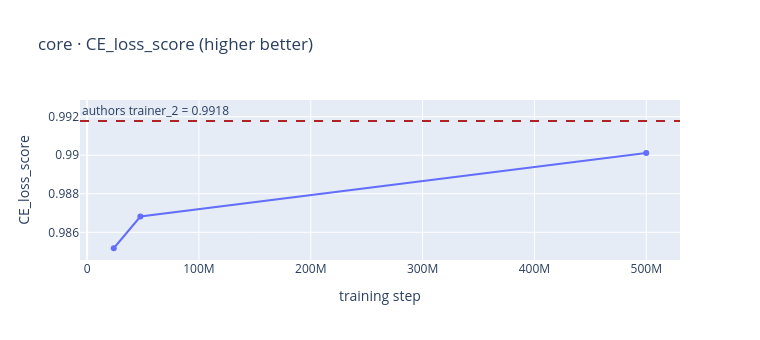
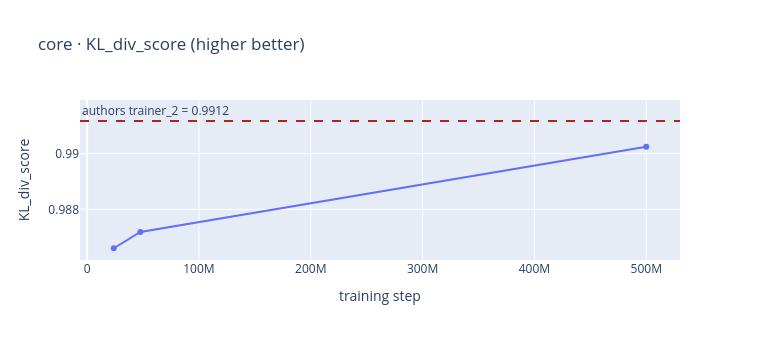
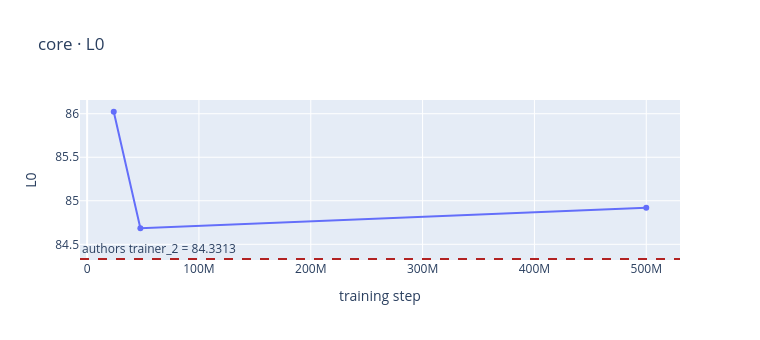
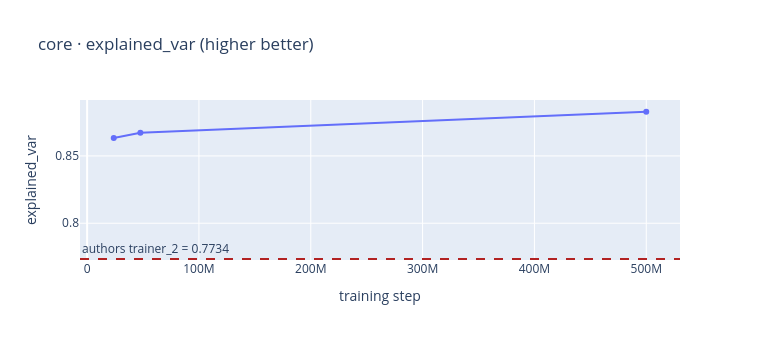

The cell these charts' notebook holds for them, in order:
### Markdown cell above
## 6. Metrics across training checkpoints

Only meaningful if you ran `CHECKPOINTS=all` (or a step list). Each metric is
plotted against the training step with **one line per precision** (FP8 / FP16),
and the dashed line is the author's final value (trainer_2). This shows whether
FP8 and FP16 track each other throughout training and where each lands vs the
published baseline. (The FP8 run uses `--n-checkpoints 20`; eval it with
`CHECKPOINTS=all RUN_DIR=results/saebench_gemma_fp8 ./eval_saebench.sh`.)

### Code cell
max_ckpts = max(df["step"].nunique() for df in ours_by_prec.values())
if max_ckpts <= 1:
    print("Only one checkpoint per run evaluated — re-run eval_saebench.sh with "
          "CHECKPOINTS=all to populate this section.\n"
          "(Requires a training run WITH intermediate checkpoints, e.g.\n"
          "   N_CHECKPOINTS=20 WIDTHS=65536 KS=80 ./train_saebench.sh\n"
          " then CHECKPOINTS=all RUN_DIR=results/saebench_gemma_fp8te ./eval_saebench.sh )")
else:
    # One trace per precision (FP8 TE, BF16) + the authors' final value as a dashed line.
    metrics = sorted(set().union(*[
        set(df[["eval_type", "metric"]].itertuples(index=False, name=None))
        for df in ours_by_prec.values()]))
    for eval_type, metric in metrics:
        fig = go.Figure()
        plotted = False
        for label, df in ours_by_prec.items():
            sub = (df[(df.eval_type == eval_type) & (df.metric == metric)]
                   .dropna(subset=["value"]).sort_values("step"))
            if sub.empty:
                continue
            fig.add_trace(go.Scatter(x=sub["step"], y=sub["value"],
                                     mode="lines+markers", name=label))
            plotted = True
        if not plotted:
            continue
        auth_val = auth_idx.get((eval_type, metric)) if not authors.empty else None
        if auth_val is not None:
            fig.add_hline(y=auth_val, line_dash="dash", line_color="firebrick",
                          annotation_text=f"authors trainer_{trainer} = {auth_val:.4f}",
                          annotation_position="top left")
        hib = HIGHER_IS_BETTER.get(metric)
        better = {True: " (higher better)", False: " (lower better)"}.get(hib, "")
        fig.update_layout(title=f"{eval_type} · {metric}{better}",
                          height=340, width=760, legend_title="",
                          xaxis_title="training step", yaxis_title=metric)
        fig.show()

### Figure 1 — Plotly figure (JSON) as saved in the notebook; plotly's stock layout.template omitted (floating-point values rounded to 4 significant figures)
{"data": [{"mode": "lines+markers", "name": "FP16 (ours)", "type": "scatter", "x": [23810048, 47620096, 499998720], "y": [0.9852, 0.9868, 0.9901]}], "layout": {"annotations": [{"showarrow": false, "text": "authors trainer_2 = 0.9918", "x": 0, "xanchor": "left", "xref": "x domain", "y": 0.9918, "yanchor": "bottom", "yref": "y"}], "height": 340, "legend": {"title": {"text": ""}}, "shapes": [{"line": {"color": "firebrick", "dash": "dash"}, "type": "line", "x0": 0, "x1": 1, "xref": "x domain", "y0": 0.9918, "y1": 0.9918, "yref": "y"}], "title": {"text": "core · CE_loss_score (higher better)"}, "width": 760, "xaxis": {"title": {"text": "training step"}}, "yaxis": {"title": {"text": "CE_loss_score"}}}}

### Figure 2 — Plotly figure (JSON) as saved in the notebook; plotly's stock layout.template omitted (floating-point values rounded to 4 significant figures)
{"data": [{"mode": "lines+markers", "name": "FP16 (ours)", "type": "scatter", "x": [23810048, 47620096, 499998720], "y": [0.9866, 0.9872, 0.9902]}], "layout": {"annotations": [{"showarrow": false, "text": "authors trainer_2 = 0.9912", "x": 0, "xanchor": "left", "xref": "x domain", "y": 0.9912, "yanchor": "bottom", "yref": "y"}], "height": 340, "legend": {"title": {"text": ""}}, "shapes": [{"line": {"color": "firebrick", "dash": "dash"}, "type": "line", "x0": 0, "x1": 1, "xref": "x domain", "y0": 0.9912, "y1": 0.9912, "yref": "y"}], "title": {"text": "core · KL_div_score (higher better)"}, "width": 760, "xaxis": {"title": {"text": "training step"}}, "yaxis": {"title": {"text": "KL_div_score"}}}}

### Figure 3 — Plotly figure (JSON) as saved in the notebook; plotly's stock layout.template omitted (floating-point values rounded to 4 significant figures)
{"data": [{"mode": "lines+markers", "name": "FP16 (ours)", "type": "scatter", "x": [23810048, 47620096, 499998720], "y": [86.02, 84.69, 84.92]}], "layout": {"annotations": [{"showarrow": false, "text": "authors trainer_2 = 84.3313", "x": 0, "xanchor": "left", "xref": "x domain", "y": 84.33, "yanchor": "bottom", "yref": "y"}], "height": 340, "legend": {"title": {"text": ""}}, "shapes": [{"line": {"color": "firebrick", "dash": "dash"}, "type": "line", "x0": 0, "x1": 1, "xref": "x domain", "y0": 84.33, "y1": 84.33, "yref": "y"}], "title": {"text": "core · L0"}, "width": 760, "xaxis": {"title": {"text": "training step"}}, "yaxis": {"title": {"text": "L0"}}}}

### Figure 4 — Plotly figure (JSON) as saved in the notebook; plotly's stock layout.template omitted (floating-point values rounded to 4 significant figures)
{"data": [{"mode": "lines+markers", "name": "FP16 (ours)", "type": "scatter", "x": [23810048, 47620096, 499998720], "y": [0.8633, 0.8672, 0.8828]}], "layout": {"annotations": [{"showarrow": false, "text": "authors trainer_2 = 0.7734", "x": 0, "xanchor": "left", "xref": "x domain", "y": 0.7734, "yanchor": "bottom", "yref": "y"}], "height": 340, "legend": {"title": {"text": ""}}, "shapes": [{"line": {"color": "firebrick", "dash": "dash"}, "type": "line", "x0": 0, "x1": 1, "xref": "x domain", "y0": 0.7734, "y1": 0.7734, "yref": "y"}], "title": {"text": "core · explained_var (higher better)"}, "width": 760, "xaxis": {"title": {"text": "training step"}}, "yaxis": {"title": {"text": "explained_var"}}}}
